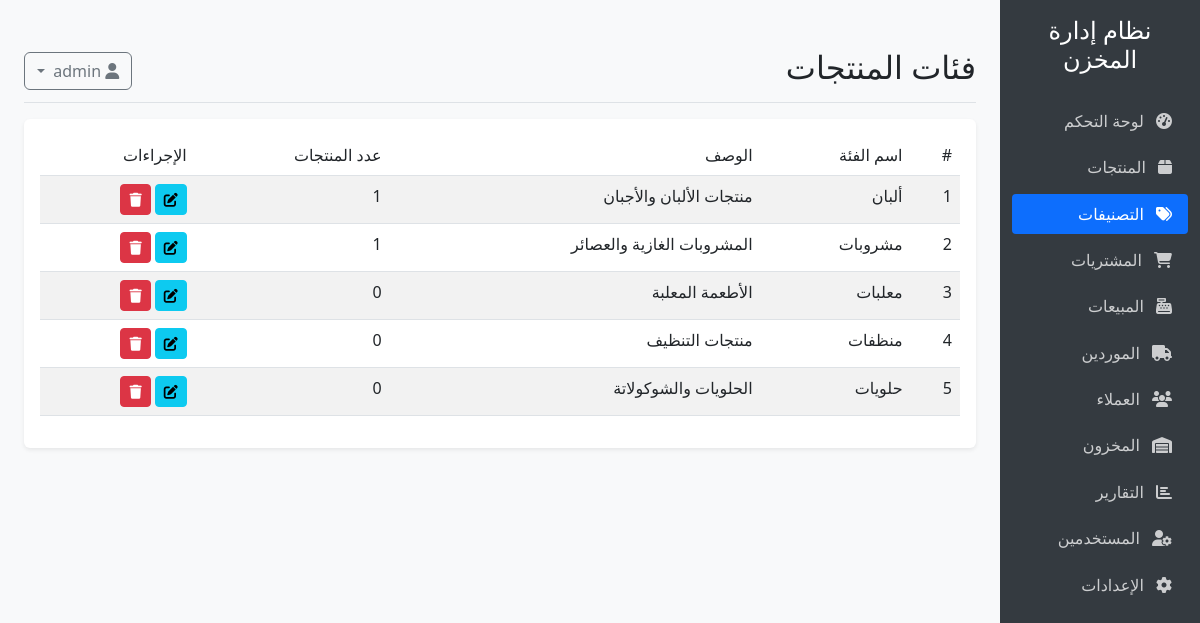
Page /categories (signed in) on the committed database.
### models.py (models this page shows, shortened)
class Category(db.Model):
    __tablename__ = 'categories'
    id = db.Column(db.Integer, primary_key=True)
    name = db.Column(db.String(100), nullable=False)
    description = db.Column(db.Text, nullable=True)
    products = db.relationship('Product', backref='category', lazy=True)

### app.py (the view)
@app.route('/categories')
@login_required
def categories():
    categories = Category.query.all()
    return render_template('categories/index.html', categories=categories)

### app.py (called while the page is built)
@login_manager.user_loader
def load_user(user_id):
    return User.query.get(int(user_id))

### templates/categories/index.html (shortened to what this page needs)
{% extends "base.html" %}
{% block header %}فئات المنتجات{% endblock %}
{% block content %}
<div class="card">
    <div class="card-body">
        <div class="table-responsive">
            <table class="table table-striped table-hover">
                <thead>
                    <tr>
                        <th>#</th>
                        <th>اسم الفئة</th>
                        <th>الوصف</th>
                        <th>عدد المنتجات</th>
                        <th>الإجراءات</th>
                    </tr>
                </thead>
                <tbody>
                    {% for category in categories %}
                    <tr>
                        <td>{{ category.id }}</td>
                        <td>{{ category.name }}</td>
                        <td>{{ category.description }}</td>
                        <td>{{ category.products|length }}</td>
                        <td>
                            <button type="button" class="btn btn-sm btn-info" data-bs-toggle="modal" data-bs-target="#editCategoryModal{{ category.id }}">
                                <i class="fas fa-edit"></i>
                            </button>
                            <button type="button" class="btn btn-sm btn-danger" data-bs-toggle="modal" data-bs-target="#deleteCategoryModal{{ category.id }}">
                                <i class="fas fa-trash"></i>
                            </button>
                        </td>
                    </tr>
                    {% endfor %}
                </tbody>
            </table>
        </div>
    </div>
</div>
{% endblock %}

### templates/base.html (shortened to what this page needs)
<!DOCTYPE html>
<html lang="ar" dir="rtl">
<head>
    <link rel="stylesheet" href="https://cdn.jsdelivr.net/npm/bootstrap@5.3.0/dist/css/bootstrap.rtl.min.css">
    <link rel="stylesheet" href="https://cdnjs.cloudflare.com/ajax/libs/font-awesome/6.4.0/css/all.min.css">
</head>
<body>
    <div class="container-fluid">
        <div class="row">
            <div class="col-md-3 col-lg-2 d-md-block sidebar collapse">
                <div class="position-sticky pt-3">
                    <div class="text-center mb-4">
                        <h4>نظام إدارة المخزن</h4>
                    </div>
                    <ul class="nav flex-column">
                        <li class="nav-item">
                            <a class="nav-link {% if request.path == url_for('index') %}active{% endif %}" href="{{ url_for('index') }}">
                                <i class="fas fa-tachometer-alt"></i>
                                لوحة التحكم
                            </a>
                        </li>
                        <li class="nav-item">
                            <a class="nav-link {% if '/products' in request.path %}active{% endif %}" href="{{ url_for('products') }}">
                                <i class="fas fa-box"></i>
                                المنتجات
                            </a>
                        </li>
                        <li class="nav-item">
                            <a class="nav-link {% if '/categories' in request.path %}active{% endif %}" href="{{ url_for('categories') }}">
                                <i class="fas fa-tags"></i>
                                التصنيفات
                            </a>
                        </li>
                        <li class="nav-item">
                            <a class="nav-link {% if '/purchases' in request.path %}active{% endif %}" href="{{ url_for('purchases') }}">
                                <i class="fas fa-shopping-cart"></i>
                                المشتريات
                            </a>
                        </li>
                        <li class="nav-item">
                            <a class="nav-link {% if '/sales' in request.path %}active{% endif %}" href="{{ url_for('sales') }}">
                                <i class="fas fa-cash-register"></i>
                                المبيعات
                            </a>
                        </li>
                        <li class="nav-item">
                            <a class="nav-link {% if '/suppliers' in request.path %}active{% endif %}" href="{{ url_for('suppliers') }}">
                                <i class="fas fa-truck"></i>
                                الموردين
                            </a>
                        </li>
                        <li class="nav-item">
                            <a class="nav-link {% if '/customers' in request.path %}active{% endif %}" href="{{ url_for('customers') }}">
                                <i class="fas fa-users"></i>
                                العملاء
                            </a>
                        </li>
                        <li class="nav-item">
                            <a class="nav-link {% if '/inventory' in request.path %}active{% endif %}" href="{{ url_for('inventory') }}">
                                <i class="fas fa-warehouse"></i>
                                المخزون
                            </a>
                        </li>
                        <li class="nav-item">
                            <a class="nav-link {% if '/reports' in request.path %}active{% endif %}" href="{{ url_for('reports') }}">
                                <i class="fas fa-chart-bar"></i>
                                التقارير
                            </a>
                        </li>
                        {% if current_user.role == 'admin' %}
                        <li class="nav-item">
                            <a class="nav-link {% if '/users' in request.path %}active{% endif %}" href="{{ url_for('users') }}">
                                <i class="fas fa-user-cog"></i>
                                المستخدمين
                            </a>
                        </li>
                        <li class="nav-item">
                            <a class="nav-link {% if '/settings' in request.path %}active{% endif %}" href="{{ url_for('settings') }}">
                                <i class="fas fa-cog"></i>
                                الإعدادات
                            </a>
                        </li>
                        {% endif %}
                    </ul>
                </div>
            </div>
            <main class="col-md-9 ms-sm-auto col-lg-10 px-md-4 main-content">
                <div class="d-flex justify-content-between flex-wrap flex-md-nowrap align-items-center pt-3 pb-2 mb-3 border-bottom">
                    <h1 class="h2">{% block header %}{% endblock %}</h1>
                    <div class="btn-toolbar mb-2 mb-md-0">
                        <div class="dropdown">
                            <button class="btn btn-outline-secondary dropdown-toggle" type="button" id="userDropdown" data-bs-toggle="dropdown" aria-expanded="false">
                                <i class="fas fa-user"></i>
                            </button>
                        </div>
                    </div>
                </div>
                {% block content %}{% endblock %}
            </main>
        </div>
    </div>
</body>
</html>

### templates/base.html (style rules this page uses)
body { font-family: 'Segoe UI', Tahoma, Geneva, Verdana, sans-serif; background-color: #f8f9fa; }
.sidebar { min-height: 100vh; background-color: #343a40; color: #fff; }
.sidebar .nav-link { color: rgba(255, 255, 255, 0.75); padding: 0.5rem 1rem; margin: 0.2rem 0; border-radius: 0.25rem; }
.sidebar .nav-link.active { color: #fff; background-color: #0d6efd; }
.sidebar .nav-link i { margin-left: 0.5rem; }
.main-content { padding: 2rem; }
.card { margin-bottom: 1.5rem; border: none; box-shadow: 0 0.125rem 0.25rem rgba(0, 0, 0, 0.075); }
.table th { font-weight: 500; }

### rows in the picture
Category: id "1", name "ألبان", description "منتجات الألبان والأجبان", products|length "1"
Category: id "2", name "مشروبات", description "المشروبات الغازية والعصائر", products|length "1"
Category: id "3", name "معلبات", description "الأطعمة المعلبة", products|length "0"
Category: id "4", name "منظفات", description "منتجات التنظيف", products|length "0"
Category: id "5", name "حلويات", description "الحلويات والشوكولاتة", products|length "0"
